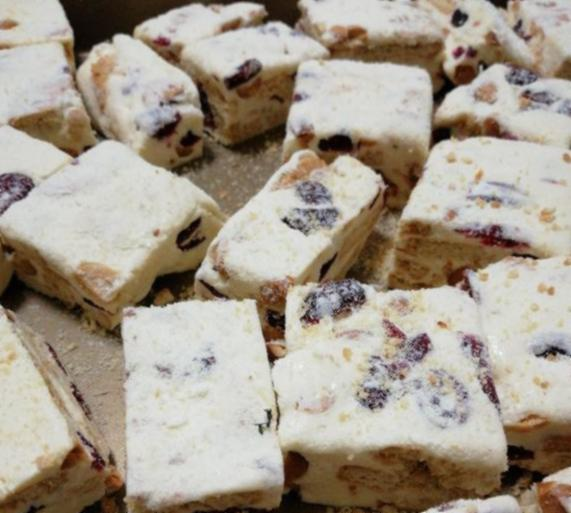
#> input picture small_images/Snowflake_Flaky_Pastry/50875_smooth.jpg, 571 x 513 px
$ jupyter execute small_image_enhancement.ipynb
#> lines starting #> are read from the running program, lines starting #| are printed output that depends on the picture
#> further down, im is the input picture: PIL image 571x513 RGB; mean R, G, B 164.5, 154.3, 140.3
[cell 1]
import os
from PIL import Image, ImageFilter, ImageOps

[cell 2]
def split_channel(image):
    im = image.convert("RGB")
    r,g,b = im.split()
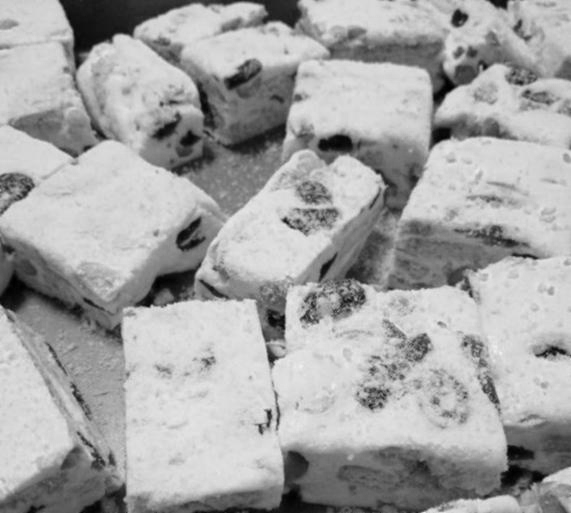
#> r: PIL image 571x513 L; min 0, max 241, mean 164.5
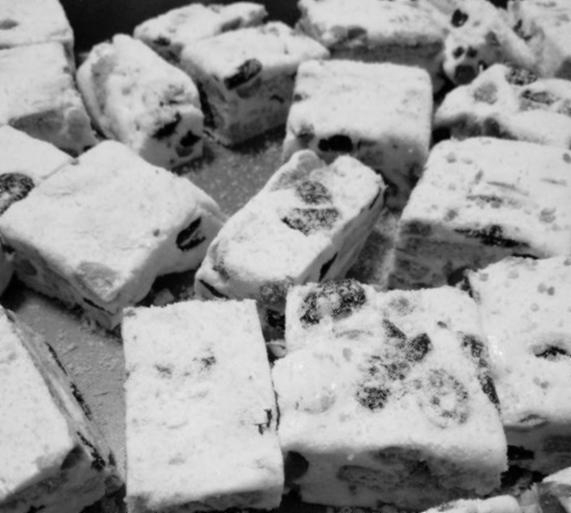
#> g: PIL image 571x513 L; min 0, max 246, mean 154.3
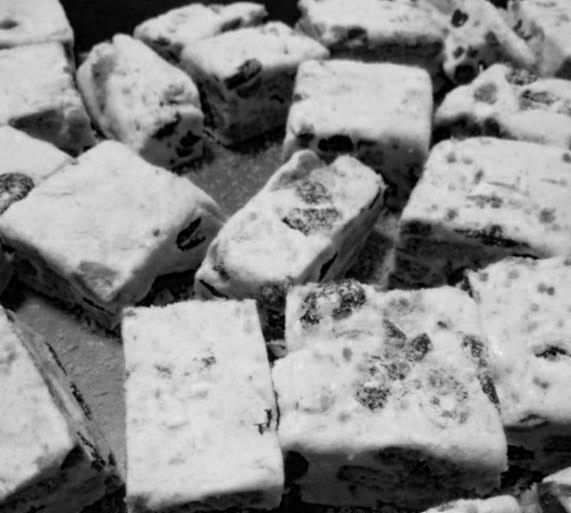
#> b: PIL image 571x513 L; min 0, max 242, mean 140.3
    r=r.convert("RGB")
#> r: PIL image 571x513 RGB
    g=g.convert("RGB")
#> g: PIL image 571x513 RGB
    b=b.convert("RGB")
#> b: PIL image 571x513 RGB

    return [r,g,b]

[cell 3]
def filter_image(image):
    blur_img = image.filter(ImageFilter.GaussianBlur)
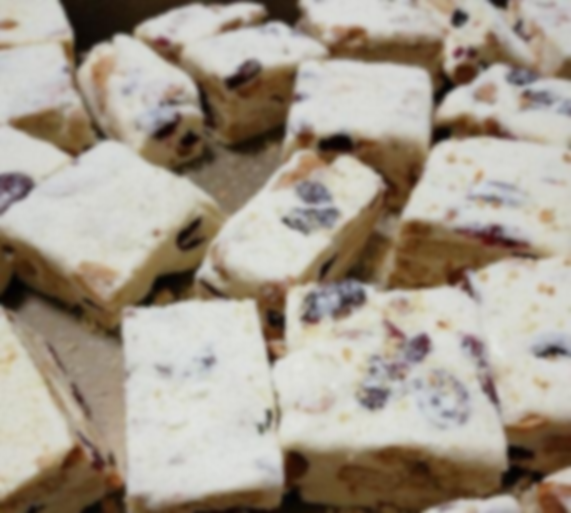
#> blur_img: PIL image 571x513 RGB; mean R, G, B 164.5, 154.3, 140.3
    unsharp_img = image.filter(ImageFilter.UnsharpMask)
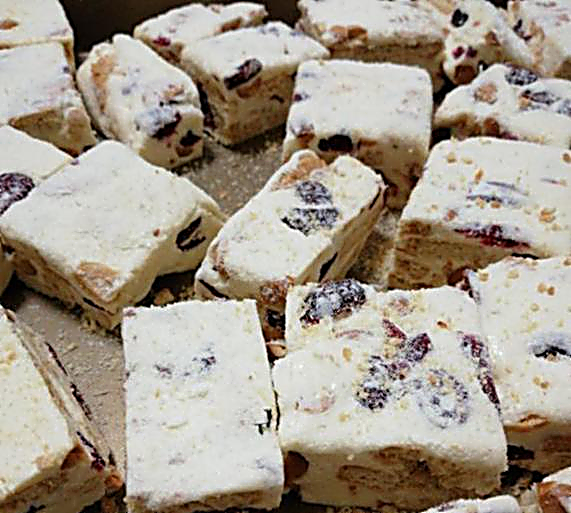
#> unsharp_img: PIL image 571x513 RGB; mean R, G, B 164.4, 154.3, 140.6
    sharp_img = image.filter(ImageFilter.SHARPEN)
    edge_img = image.filter(ImageFilter.EDGE_ENHANCE)
    smooth_img = image.filter(ImageFilter.SMOOTH)

    return [blur_img, unsharp_img, sharp_img, edge_img, smooth_img]

[cell 4]
def rotate_image(image, angle):
#> called with angle = 45
    return image.rotate(angle)
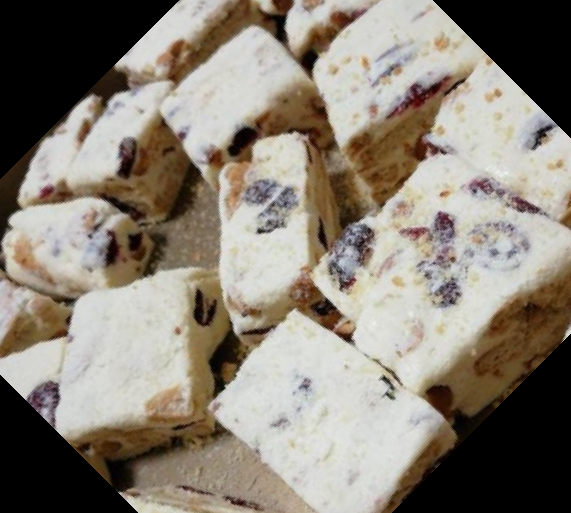
#> returned value: PIL image 571x513 RGB; mean R, G, B 137.4, 129.3, 118

def crop_image(image, size):
#> called with size = (128, 128)
    return ImageOps.fit(image, size)
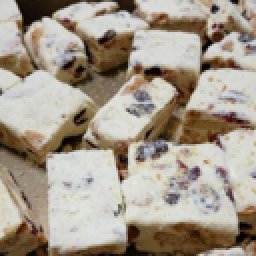
#> returned value: PIL image 128x128 RGB (shown 2 times larger); mean R, G, B 163.4, 153, 138.9

def flip_image(image):
    return ImageOps.flip(image)
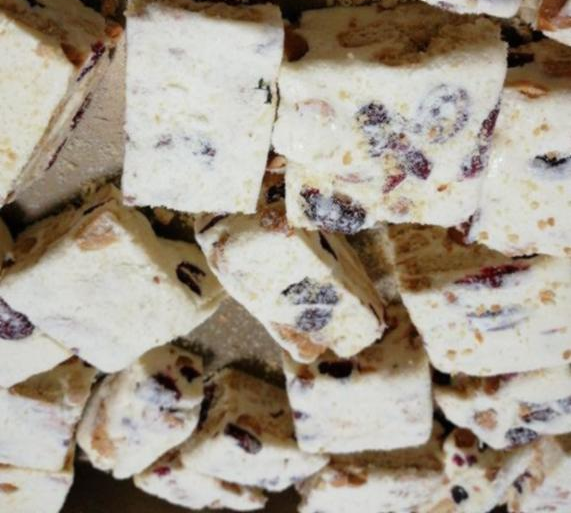
#> returned value: PIL image 571x513 RGB; mean R, G, B 164.5, 154.3, 140.3

def mirror_image(image):
    return ImageOps.mirror(image)
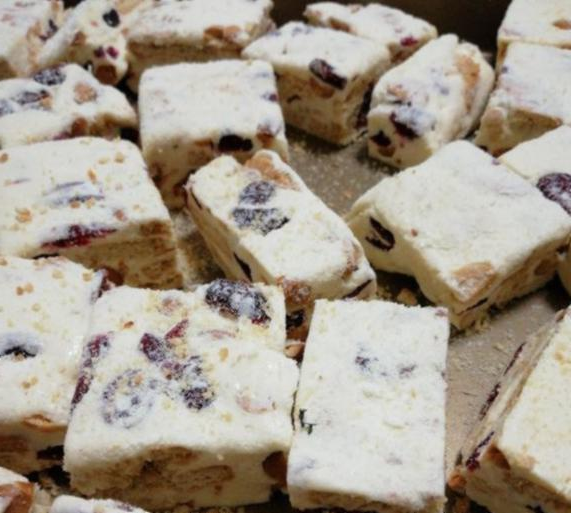
#> returned value: PIL image 571x513 RGB; mean R, G, B 164.5, 154.3, 140.3

def contrast_image(image):
    return ImageOps.autocontrast(image, 5)
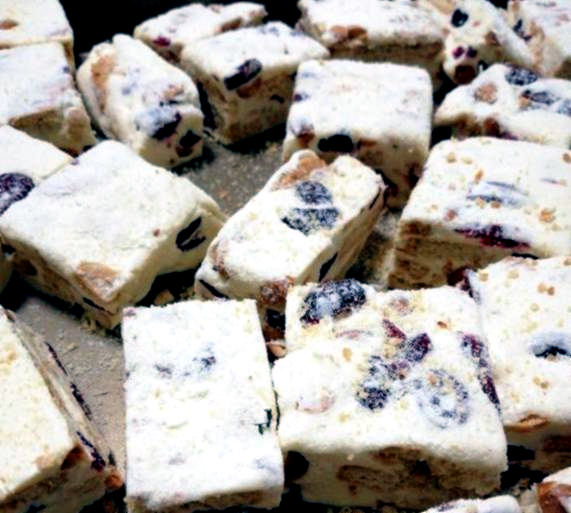
#> returned value: PIL image 571x513 RGB; mean R, G, B 172.8, 166.7, 160.5

[cell 5]
def save_image(image, path, name):
    # r,g,b
    [r, g, b] = split_channel(image)

    # filters
    [blur_img, unsharp_img, sharp_img, edge_img, smooth_img] = filter_image(image)

    # rotate
    rotate45_img = rotate_image(image, 45)

    # crop
    im_crop = crop_image(image, (128, 128))

    # flip
    img_flip = flip_image(image)

    # mirror
    img_mirror = mirror_image(image)

    # contrast
    img_contrast = contrast_image(image)

    # save file
    filepath = os.path.join(path, name)
    r.save(filepath + '_r.jpg')
    g.save(filepath + '_g.jpg')
    b.save(filepath + '_b.jpg')

    blur_img.save(filepath + '_blur.jpg')
    unsharp_img.save(filepath + '_unsharp.jpg')
    sharp_img.save(filepath + '_sharp.jpg')
    edge_img.save(filepath + '_edge.jpg')
    smooth_img.save(filepath + '_smooth.jpg')


    rotate45_img.save(filepath + '_rotate45.jpg')
    im_crop.save(filepath + '_crop.jpg')

    img_flip.save(filepath + '_flip.jpg')
    img_mirror.save(filepath + '_mirror.jpg')
    img_contrast.save(filepath + '_contrast.jpg')

[cell 6]
def delete_enhanced_img(path):
     with os.scandir(path) as top:
        for category in top:
            if category.is_dir():
                # scan all file in each category
                with os.scandir(category.path) as sub:
                    for file in sub:
                        image_name = file.name

                        if image_name.find('_') > 0:
                            filepath = os.path.join(category.path, image_name)
                            os.remove(filepath)

[cell 7]
if __name__ == "__main__":
    path = "./small_images"

    with os.scandir(path) as top:
        for category in top:
            if category.is_dir():
                # scan all file in each category
                with os.scandir(category.path) as sub:
                    for file in sub:
                        image_name = file.name

                        filepath = os.path.join(category.path, image_name)
                        im = Image.open(filepath)

                        [name, ext] = image_name.split('.')
                        save_image(im, category.path, name)
#> pass 2 of the loop `for category in top:`:
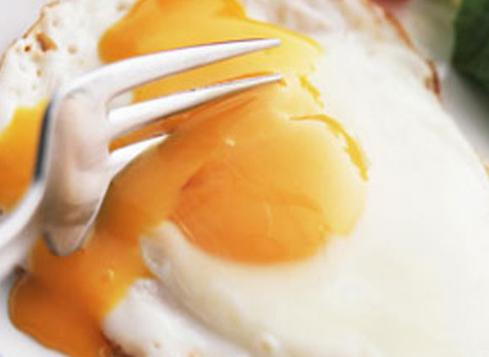
#> input picture small_images/Omelette/9045_mirror.jpg, 489 x 357 px
#> im is the input picture: PIL image 489x357 RGB; mean R, G, B 217.6, 187.8, 148.5
#> in split_channel (call 2), `r,g,b = im.split()`:
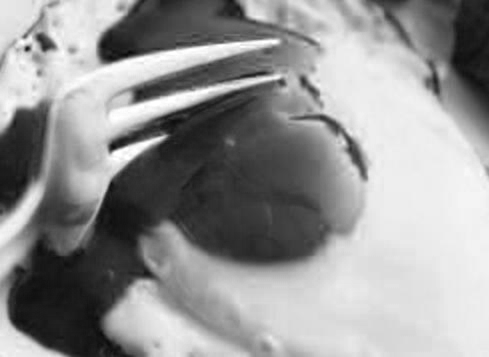
#> b: PIL image 489x357 L; min 6, max 255, mean 148.5
#> blur_img: PIL image 489x357 RGB
#> unsharp_img: PIL image 489x357 RGB
#> sharp_img: PIL image 489x357 RGB
#> edge_img: PIL image 489x357 RGB
#> smooth_img: PIL image 489x357 RGB
#> in contrast_image (call 2), `return ImageOps.autocontrast(image, 5)`:
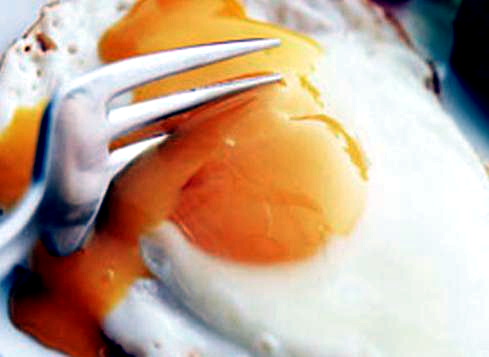
#> returned value: PIL image 489x357 RGB; mean R, G, B 193.1, 166.1, 145.9
#> pass 3 of the loop `for category in top:`:
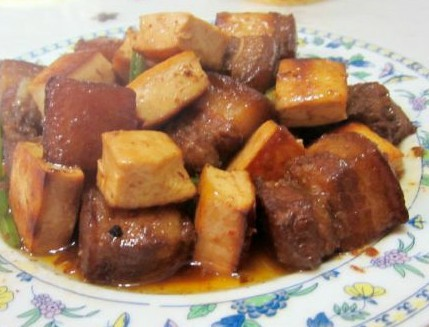
#> input picture small_images/braised_pork/32589.jpg, 429 x 327 px
#> im is the input picture: PIL image 429x327 RGB; mean R, G, B 170.9, 136.7, 109.8
#> blur_img: PIL image 429x327 RGB
#> unsharp_img: PIL image 429x327 RGB
#> sharp_img: PIL image 429x327 RGB
#> edge_img: PIL image 429x327 RGB
#> smooth_img: PIL image 429x327 RGB
#> in crop_image (call 3), `return ImageOps.fit(image, size)`:
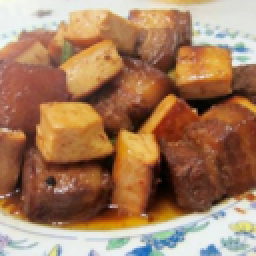
#> returned value: PIL image 128x128 RGB (shown 2 times larger); mean R, G, B 164.7, 125.2, 95.3
#> the loop made 4 passes; the first 3 are shown
